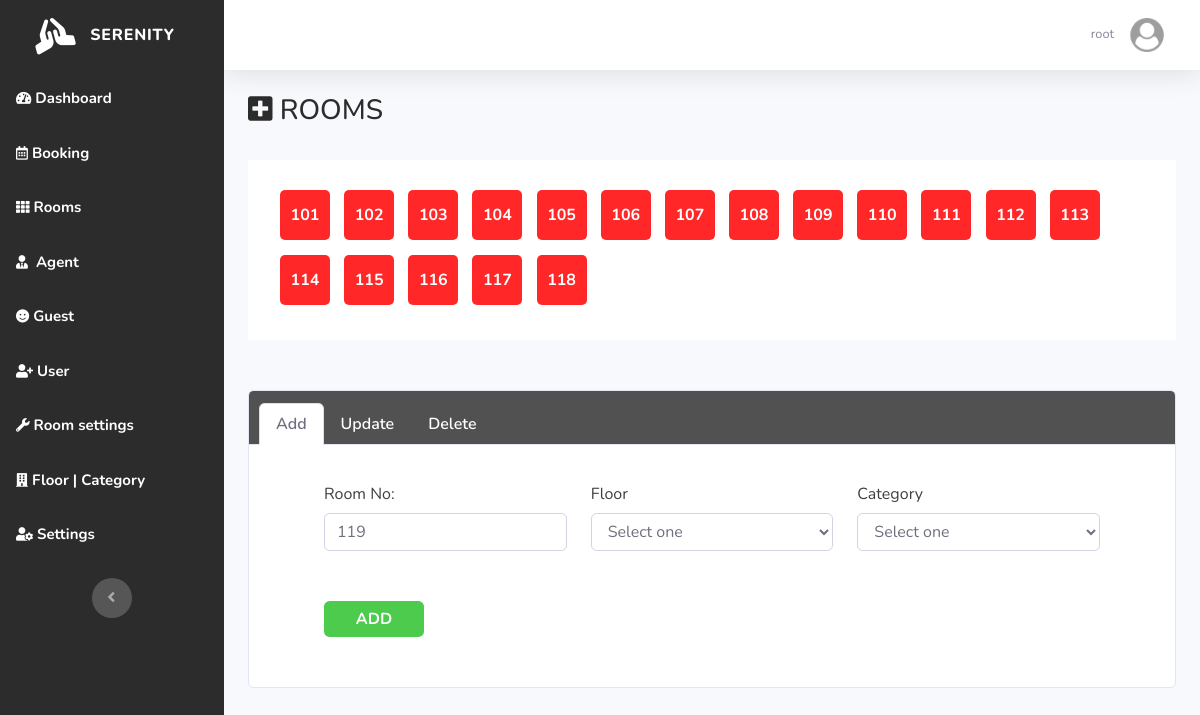
Page /rooms/ (signed in) on the committed database.
### Registration/models.py (models this page shows)
class admin(models.Model):
    username=models.CharField(max_length=50)
    password=models.CharField(max_length=50)
    type=models.CharField(max_length=50,default='user')

class room(models.Model):
    roomnumber=models.IntegerField()
    floornumber=models.CharField(max_length=50)
    category=models.CharField(max_length=50)
    roomtype=models.CharField(max_length=50 ,default='none')
    rate=models.IntegerField(default=0)
    status=models.CharField(max_length=50,default='Available')

### Registration/views.py (the view, shortened to what this page needs)
# urls.py: path('rooms/',views.rooms),
def rooms(request):
    usersession =  admin.objects.get(username=request.session['mail'])
    ob2=Roomtype.objects.all()
    ob3=Roomcategory.objects.all()
    ob4=Floor.objects.all()
    ob1 = room.objects.raw('select * from Registration_room where id >1')
    conn = sqlite3.connect('test.db')
    c = conn.cursor()
    full = 0
    exist = c.fetchone()
    if exist is None:
        full = 0
        room.objects.get_or_create(roomtype='none',roomnumber=100,rate=000,floornumber=000,category='none')
    else:
        full = 1
    lastval = room.objects.latest('roomnumber').roomnumber
    newval = lastval + 1
    if request.method == 'POST' and 'btn2' in request.POST:
        val1=request.POST.get('selectedroomno')
        val2=room.objects.raw('select * from Registration_room where roomnumber=%s',[val1])
        return render(request, 'admin/rooms.html', {'data1': ob1, 'data2': ob2, 'data3': ob3, 'data4': ob4, 'data5': newval, 'data6': val2})
    if request.method == 'POST' and 'btn4' in request.POST:
        room.objects.get(roomnumber=request.POST.get('btn4')).delete()
        messages.add_message(request, messages.SUCCESS, "One room deleted from your home !")
        return redirect(rooms)
    return render(request, 'admin/rooms.html', {'usersession':usersession, 'data1':ob1, 'data2':ob2, 'data3':ob3, 'data4':ob4, 'data5':newval})

### Registration/templates/admin/rooms.html (shortened to what this page needs)
{% load static %}
<!DOCTYPE html>
<html>
<head>
    <link rel="stylesheet" href="{% static 'rooms/bootstrap/css/bootstrap.min.css' %}">
    <link rel="stylesheet" href="{% static 'rooms/fonts/fontawesome-all.min.css' %}">
    <link rel="stylesheet" href="{% static 'rooms/css/untitled-1.css' %}">
    <link rel="stylesheet" href="{% static 'rooms/css/untitled-2.css' %}">
    <link rel="stylesheet" href="{% static 'rooms/css/untitled-3.css' %}">
    <link rel="stylesheet" href="{% static 'rooms/css/untitled-4.css' %}">
    <link rel="stylesheet" href="{% static 'rooms/css/untitled-5.css' %}">
    <link rel="stylesheet" href="{% static 'rooms/css/untitled-6.css' %}">
    <link rel="stylesheet" href="{% static 'rooms/css/untitled.css' %}">
</head>
<body id="page-top">
<div id="wrapper">
    <nav class="navbar navbar-dark align-items-start sidebar sidebar-dark accordion bg-gradient-primary p-0"
         style="background:   #2c2c2c ;height: 100%;position: sticky;z-index: 1;top: 0;left: 0;">
        <div class="container-fluid d-flex flex-column p-0">
            <a class="navbar-brand d-flex justify-content-center align-items-center sidebar-brand m-0" href="#">
                <div class="sidebar-brand-icon rotate-n-15"><i class="fas fa-praying-hands"></i></div>
                <div class="sidebar-brand-text mx-3"><span>serenity</span></div>
            </a>
            <ul class="nav navbar-nav text-light" id="accordionSidebar">
                <li class="nav-item" role="presentation">
                    <a class="nav-link active" style="font-size: 15px; cursor: pointer"
                       onclick="location.href='/admindashboard'"><i
                            class="fas fa-tachometer-alt"></i><span>Dashboard</span></a>
                    <a class="nav-link active" style="font-size: 15px;cursor: pointer"
                       onclick="location.href='/bookingsadmin'"><i class="far fa-calendar-alt"></i><span>Booking</span></a>
                    <a class="nav-link active" style="font-size: 15px;cursor: pointer" onclick="location.href='/rooms'"><i
                            class="fas fa-th"></i><span>Rooms</span></a>
                    <a class="nav-link active" style="font-size: 15px;cursor: pointer"
                       onclick="location.href='/agentadmin'"><i class="fas fa-user-tie"></i> <span>Agent</span></a>
                    <a class="nav-link active" style="font-size: 15px;cursor: pointer"
                       onclick="location.href='/guestadmin'"><i class="fas fa-smile"></i><span>Guest</span></a>
                    <a class="nav-link active" style="font-size: 15px;cursor: pointer"
                       onclick="location.href='/user'"><i class="fas fa-user-plus"></i><span>User</span></a>
                    <a class="nav-link active" style="font-size: 15px;cursor: pointer"
                       onclick="location.href='/manageroomsadmin'"><i
                            class="fas fa-wrench"></i><span>Room settings</span></a>
                    <a class="nav-link active" style="font-size: 15px;cursor: pointer"
                       onclick="location.href='/more'"><i class="fas fa-building"></i><span>Floor | Category</span></a>
                    <a class="nav-link active" style="font-size: 15px;cursor: pointer"
                       onclick="location.href='/changepassword'"><i
                            class="fas fa-user-cog"></i><span>Settings</span></a>
                </li>
            </ul>
            <div class="text-center d-none d-md-inline">
                <button class="btn rounded-circle border-0" id="sidebarToggle" type="button"></button>
            </div>
        </div>
    </nav>
    <div class="d-flex flex-column" id="content-wrapper" style="color:  #3e3f40 ">
        <div id="content">
            <nav class="navbar navbar-light navbar-expand bg-white shadow mb-4 topbar static-top">
                <div class="container-fluid">
                    <ul class="nav navbar-nav flex-nowrap ml-auto">
                        <li class="nav-item dropdown no-arrow" role="presentation">
                            <div class="nav-item dropdown no-arrow">
                                <a class="dropdown-toggle nav-link" style="background: white;cursor: pointer" data-toggle="dropdown" >
                                    <span class="d-none d-lg-inline mr-2 text-gray-600 small">{{ usersession.username }}</span>
                                    <img style="filter: invert(70%); width: 50px"
                                         src="{% static 'dashboard/img/avatars/Coach-Avator.png' %}"></a>
                            </div>
                        </li>
                    </ul>
                </div>
            </nav>
                    <div class="container-fluid">
                        <div class="d-sm-flex justify-content-between align-items-center mb-4">
                            <h3 style="font-weight: 500;color: #2c2c2c"><i class="fas fa-plus-square"></i>
                                ROOMS</h3>
                        </div>
                        <div style="background: white;padding-top: 30px;padding-right: 30px;padding-left: 32px;padding-bottom: 20px">
                            <div class="col" style="max-width: 100%;padding: 0;">
                                {% for item in data1 %}
                                    <button style="cursor: none"
                                            class="a" type="button"
                                            >
                                        {{ item.roomnumber }}
                                    </button>
                                {% endfor %}
                            </div>
                        </div>
                        <div style="margin-bottom: 50px;margin-top: 50px;">
                            <form method="post">
                                <div class="card">
                                    <div class="card-header" style="background:  #515151 ;">
                                        <ul class="nav nav-tabs card-header-tabs" role="tablist">
                                            <li class="nav-item"><a class="nav-link active" id="item-1-1-tab"
                                                                    data-toggle="tab" role="tab"
                                                                    aria-controls="item-1-1"
                                                                    aria-selected="true" href="#item-1-1">Add</a></li>
                                            <li class="nav-item"><a class="nav-link" id="item-1-2-tab" data-toggle="tab"
                                                                    role="tab" aria-controls="item-1-2"
                                                                    aria-selected="false" href="#item-1-2">Update</a>
                                            </li>
                                            <li class="nav-item"><a class="nav-link" id="item-1-3-tab" data-toggle="tab"
                                                                    role="tab" aria-controls="item-1-3"
                                                                    aria-selected="false" href="#item-1-3">Delete</a>
                                            </li>
                                        </ul>
                                    </div>
                                    <div class="card-body">
                                        <div id="nav-tabContent" class="tab-content">
                                            <div id="item-1-1" class="tab-pane fade show active" role="tabpanel"
                                                 aria-labelledby="item-1-1-tab">
                                                <div style="padding-right: 55px;margin-bottom: 50px;padding-left: 55px;padding-top: 10px;">
                                                    <div class="row">
                                                        <div class="col">
                                                            <div class="row">
                                                                <div class="col"><label class="col-form-label">Room
                                                                    No:</label></div>
                                                            </div>
                                                            <div class="row">
                                                                <div class="col"><input type="text" name="roomno"
                                                                                        value="{{ data5 }}" readonly
                                                                                        style="background: white"
                                                                                        class="form-control form-control-user">
                                                                </div>
                                                            </div>
                                                        </div>
                                                        <div class="col">
                                                            <div class="row">
                                                                <div class="col"><label class="col-form-label">Floor
                                                                </label></div>
                                                            </div>
                                                            <div class="row">
                                                                <div class="col">
                                                                    <div class="dropdown">
                                                                        <select class="form-control form-control-user"
                                                                                id="floorno" name="floorno">
                                                                            <option>Select one</option>
                                                                        </select>
                                                                    </div>
                                                                </div>
                                                            </div>
                                                        </div>
                                                        <div class="col">
                                                            <div class="row">
                                                                <div class="col"><label
                                                                        class="col-form-label">Category</label></div>
                                                            </div>
                                                            <div class="row">
                                                                <div class="col">
                                                                    <div class="dropdown">
                                                                        <select class="form-control form-control-user"
                                                                                id="roomcategory" name="roomcategory">
                                                                            <option>Select one</option>
                                                                        </select>
                                                                    </div>
                                                                </div>
                                                            </div>
                                                        </div>
                                                    </div>
                                                </div>
                                                <button class="btn btn-primary" type="submit" name="btn1"
                                                        style="margin-bottom: 30px;font-weight: 700;max-width: 100%;width: 100px;margin-left: 55px;border: none;background: rgb(76,203,76);">
                                                    ADD
                                                </button>
                                            </div>
                                        </div>
                                    </div>
                                </div>
                            </form>
                        </div>
                    </div>
        </div>
    </div>
</div>
</body>
</html>

### Registration/static/rooms/css/untitled.css (style rules this page uses)
li a { font-weight: 600; color: white; }

### rows in the picture
admin: username "root"
room: roomnumber "101"
room: roomnumber "102"
room: roomnumber "103"
room: roomnumber "104"
room: roomnumber "105"
room: roomnumber "106"
room: roomnumber "107"
room: roomnumber "108"
room: roomnumber "109"
room: roomnumber "110"
room: roomnumber "111"
room: roomnumber "112"
room: roomnumber "113"
room: roomnumber "114"
room: roomnumber "115"
room: roomnumber "116"
room: roomnumber "117"
room: roomnumber "118"
